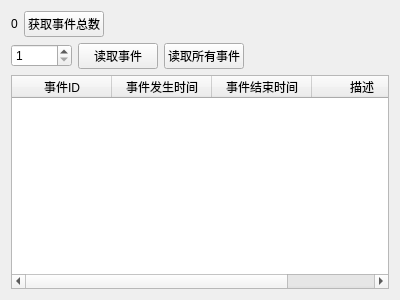
<?xml version="1.0" encoding="UTF-8"?>
<ui version="4.0">
 <class>PageReadEvent</class>
 <widget class="QWidget" name="PageReadEvent">
  <property name="geometry">
   <rect>
    <x>0</x>
    <y>0</y>
    <width>400</width>
    <height>300</height>
   </rect>
  </property>
  <property name="windowTitle">
   <string>Form</string>
  </property>
  <layout class="QGridLayout" name="gridLayout">
   <item row="2" column="0">
    <layout class="QHBoxLayout" name="horizontalLayout_2">
     <item>
      <widget class="QSpinBox" name="spinBox">
       <property name="prefix">
        <string/>
       </property>
       <property name="minimum">
        <number>1</number>
       </property>
       <property name="maximum">
        <number>99999</number>
       </property>
      </widget>
     </item>
     <item>
      <widget class="QPushButton" name="readEventBtn">
       <property name="text">
        <string>读取事件</string>
       </property>
      </widget>
     </item>
     <item>
      <widget class="QPushButton" name="readAllBtn">
       <property name="text">
        <string>读取所有事件</string>
       </property>
      </widget>
     </item>
     <item>
      <spacer name="horizontalSpacer_2">
       <property name="orientation">
        <enum>Qt::Horizontal</enum>
       </property>
       <property name="sizeHint" stdset="0">
        <size>
         <width>40</width>
         <height>20</height>
        </size>
       </property>
      </spacer>
     </item>
    </layout>
   </item>
   <item row="3" column="0">
    <widget class="QTableWidget" name="tableWidget">
     <column>
      <property name="text">
       <string>事件ID</string>
      </property>
     </column>
     <column>
      <property name="text">
       <string>事件发生时间</string>
      </property>
     </column>
     <column>
      <property name="text">
       <string>事件结束时间</string>
      </property>
     </column>
     <column>
      <property name="text">
       <string>描述</string>
      </property>
     </column>
    </widget>
   </item>
   <item row="0" column="0">
    <layout class="QHBoxLayout" name="horizontalLayout">
     <item>
      <widget class="QLabel" name="eventCntLabel">
       <property name="text">
        <string>0</string>
       </property>
      </widget>
     </item>
     <item>
      <widget class="QPushButton" name="readEventCntBtn">
       <property name="text">
        <string>获取事件总数</string>
       </property>
      </widget>
     </item>
     <item>
      <spacer name="horizontalSpacer">
       <property name="orientation">
        <enum>Qt::Horizontal</enum>
       </property>
       <property name="sizeHint" stdset="0">
        <size>
         <width>40</width>
         <height>20</height>
        </size>
       </property>
      </spacer>
     </item>
    </layout>
   </item>
  </layout>
 </widget>
 <resources/>
 <connections/>
</ui>
